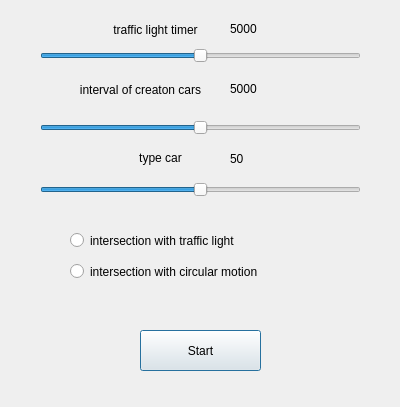
<?xml version="1.0" encoding="UTF-8"?>
<ui version="4.0">
 <class>Start_Menu</class>
 <widget class="QDialog" name="Start_Menu">
  <property name="geometry">
   <rect>
    <x>0</x>
    <y>0</y>
    <width>400</width>
    <height>407</height>
   </rect>
  </property>
  <property name="windowTitle">
   <string>Dialog</string>
  </property>
  <widget class="QSlider" name="horizontalSlider">
   <property name="geometry">
    <rect>
     <x>40</x>
     <y>40</y>
     <width>321</width>
     <height>31</height>
    </rect>
   </property>
   <property name="minimum">
    <number>1000</number>
   </property>
   <property name="maximum">
    <number>9000</number>
   </property>
   <property name="singleStep">
    <number>100</number>
   </property>
   <property name="pageStep">
    <number>100</number>
   </property>
   <property name="value">
    <number>5000</number>
   </property>
   <property name="orientation">
    <enum>Qt::Horizontal</enum>
   </property>
  </widget>
  <widget class="QSlider" name="horizontalSlider_2">
   <property name="geometry">
    <rect>
     <x>40</x>
     <y>120</y>
     <width>321</width>
     <height>16</height>
    </rect>
   </property>
   <property name="minimum">
    <number>1000</number>
   </property>
   <property name="maximum">
    <number>9000</number>
   </property>
   <property name="singleStep">
    <number>100</number>
   </property>
   <property name="pageStep">
    <number>100</number>
   </property>
   <property name="value">
    <number>5000</number>
   </property>
   <property name="orientation">
    <enum>Qt::Horizontal</enum>
   </property>
  </widget>
  <widget class="QPushButton" name="pushButton">
   <property name="geometry">
    <rect>
     <x>140</x>
     <y>330</y>
     <width>121</width>
     <height>41</height>
    </rect>
   </property>
   <property name="text">
    <string>Start</string>
   </property>
  </widget>
  <widget class="QLabel" name="label">
   <property name="geometry">
    <rect>
     <x>90</x>
     <y>20</y>
     <width>131</width>
     <height>20</height>
    </rect>
   </property>
   <property name="text">
    <string>&lt;html&gt;&lt;head/&gt;&lt;body&gt;&lt;p align=&quot;center&quot;&gt;traffic light timer&lt;/p&gt;&lt;/body&gt;&lt;/html&gt;</string>
   </property>
  </widget>
  <widget class="QLabel" name="label_2">
   <property name="geometry">
    <rect>
     <x>60</x>
     <y>80</y>
     <width>161</width>
     <height>20</height>
    </rect>
   </property>
   <property name="text">
    <string>&lt;html&gt;&lt;head/&gt;&lt;body&gt;&lt;p align=&quot;center&quot;&gt;interval of creaton cars&lt;/p&gt;&lt;/body&gt;&lt;/html&gt;</string>
   </property>
  </widget>
  <widget class="QSlider" name="horizontalSlider_3">
   <property name="geometry">
    <rect>
     <x>40</x>
     <y>180</y>
     <width>321</width>
     <height>20</height>
    </rect>
   </property>
   <property name="maximum">
    <number>100</number>
   </property>
   <property name="singleStep">
    <number>10</number>
   </property>
   <property name="value">
    <number>50</number>
   </property>
   <property name="orientation">
    <enum>Qt::Horizontal</enum>
   </property>
  </widget>
  <widget class="QLabel" name="label_3">
   <property name="geometry">
    <rect>
     <x>120</x>
     <y>150</y>
     <width>81</width>
     <height>17</height>
    </rect>
   </property>
   <property name="text">
    <string>&lt;html&gt;&lt;head/&gt;&lt;body&gt;&lt;p align=&quot;center&quot;&gt;type car&lt;/p&gt;&lt;/body&gt;&lt;/html&gt;</string>
   </property>
  </widget>
  <widget class="QRadioButton" name="radioButton">
   <property name="geometry">
    <rect>
     <x>70</x>
     <y>220</y>
     <width>221</width>
     <height>41</height>
    </rect>
   </property>
   <property name="text">
    <string>intersection with traffic light</string>
   </property>
  </widget>
  <widget class="QRadioButton" name="radioButton_2">
   <property name="geometry">
    <rect>
     <x>70</x>
     <y>260</y>
     <width>251</width>
     <height>23</height>
    </rect>
   </property>
   <property name="text">
    <string>intersection with circular motion</string>
   </property>
  </widget>
  <widget class="QLabel" name="label_4">
   <property name="geometry">
    <rect>
     <x>230</x>
     <y>20</y>
     <width>67</width>
     <height>17</height>
    </rect>
   </property>
   <property name="text">
    <string>5000</string>
   </property>
  </widget>
  <widget class="QLabel" name="label_5">
   <property name="geometry">
    <rect>
     <x>230</x>
     <y>80</y>
     <width>67</width>
     <height>17</height>
    </rect>
   </property>
   <property name="text">
    <string>5000</string>
   </property>
  </widget>
  <widget class="QLabel" name="label_6">
   <property name="geometry">
    <rect>
     <x>230</x>
     <y>150</y>
     <width>67</width>
     <height>17</height>
    </rect>
   </property>
   <property name="text">
    <string>50</string>
   </property>
  </widget>
 </widget>
 <resources/>
 <connections/>
</ui>
